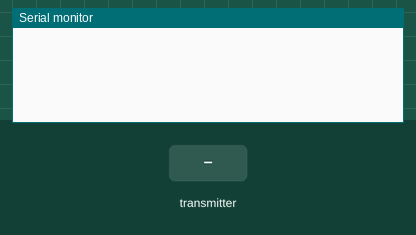
The sketch below on a simulated ESP32. Shown: the last lines printed to the serial monitor. The test bench sets the inputs (shaded band). A WiFi scan finds three made-up networks.

Above: at 6.2 s.
6.3 s: the transmitter starts sending id = 0
At 6.61 s:
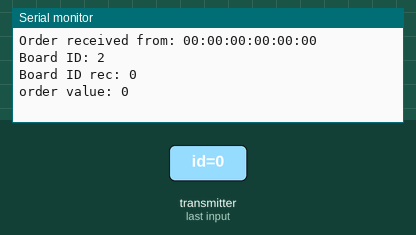
7.8 s: the transmitter starts sending order = 1024
At 8.11 s:
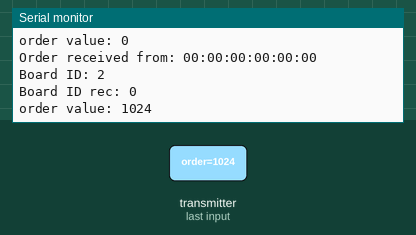
9.3 s: the transmitter starts sending id = 1
10.8 s: the transmitter starts sending order = 2048
At 11.11 s:
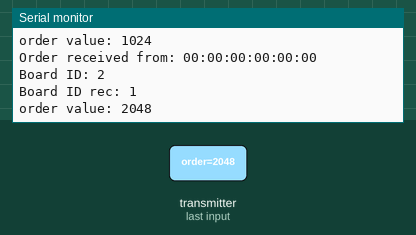
Timing chart, 0 to 13.3 s (numbered marks = the images above; inputs shaded):
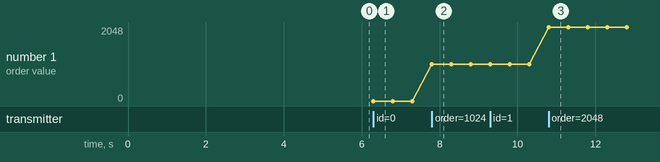

Measured:
- after the input at 6.3 s, the serial monitor: prints a new line at once (image 1)
- after the input at 7.8 s, the serial monitor: prints a new line at once (image 2)
- after the input at 10.8 s, the serial monitor: prints a new line at once (image 3)
- plotted number 1: 0 → 1024 after the input at 7.8 s, 1024 → 2048 after the input at 10.8 s

The sketch:

pata_2.ino
```cpp
// PLACA 2
#include <esp_now.h>
#include <esp_wifi.h>
#include <WiFi.h>
//#include "MPU9250.h"
// SE MODIFICÓ LA LIBRERÍA PARA QUE FUNCIONÉ A 16G -
// LÍNEA 23 - Se modificó el hexadecimal para coincidir con el número binario 11000 - AFS_SEL =3 - writeMPU6050(MPU6050_ACCEL_CONFIG, 0x18);
// LÍNEA 127, 128 Y 129 - Se modificó valor de LSB SENSITIVITY a 2048 para coincidir con 16g
#include <MPU6050_tockn.h>

/////////////////////////////////
//////    COM 7 - Juan     //////
//////    COM 5 - Fede     //////
/////////////////////////////////

// Set your Board ID (ESP32 Sender #1 = BOARD_ID 1, ESP32 Sender #2 = BOARD_ID 2, etc)
#define BOARD_ID 2

// MAC Address of the receiver
uint8_t broadcastAddress[] = {0x84, 0xCC, 0xA8, 0x60, 0x0A, 0xC0};
// an MPU9250 object with the MPU-9250 sensor on I2C bus 0 with address 0x68 // 84:CC:A8:60:0A:C0
// MPU9250 IMU(Wire, 0x68);
MPU6050 mpu6050(Wire, 0.16, 0.98);

// Structure example to send data
// Must match the receiver structure
typedef struct struct_message
{
  int id;
  float ax;
  float ay;
  float az;
  float gx;
  float gy;
  float gz;
  float mx;
  float my;
  float mz;
  int tiempo;
} struct_message;

typedef struct struct_order
{
  int id;    // id de la placa que recibe
  int order; // tipo  de accion

} struct_order;

// Create a struct_message called myData
struct_message myData;
struct_order incomingReadings;

// Variables Globales

int order;
int status;
int entrenamiento_milis;

unsigned long previousMillis = 0;
const long interval = 26; // Interval at which to publish sensor readings

// Insert your SSID
// constexpr char WIFI_SSID[] = "ESP_0D06AA1";
// constexpr char WIFI_SSID[] = "EscaladaZ";
// constexpr char WIFI_SSID[] = "Antel46d6d-2.4GHz";
// constexpr char WIFI_SSID[] = "Pruebas";
// constexpr char WIFI_SSID[] = "juan93";
constexpr char WIFI_SSID[] = "dressagement";

int32_t getWiFiChannel(const char *ssid)
{
  if (int32_t n = WiFi.scanNetworks())
  {
    for (uint8_t i = 0; i < n; i++)
    {
      if (!strcmp(ssid, WiFi.SSID(i).c_str()))
      {
        return WiFi.channel(i);
      }
    }
  }
  return 0;
}

// callback when data is sent
void OnDataSent(const uint8_t *mac_addr, esp_now_send_status_t status)
{
  Serial.print("\r\nLast Packet Send Status:\t");
  Serial.println(status == ESP_NOW_SEND_SUCCESS ? "Delivery Success" : "Delivery Fail");
}

// callback function that will be executed when data is received
void OnDataRecv(const uint8_t *mac_addr, const uint8_t *incomingData, int len)
{
  // Copies the sender mac address to a string
  char macStr[18];
  Serial.print("Order received from: ");
  snprintf(macStr, sizeof(macStr), "%02x:%02x:%02x:%02x:%02x:%02x",
           mac_addr[0], mac_addr[1], mac_addr[2], mac_addr[3], mac_addr[4], mac_addr[5]);
  Serial.println(macStr);
  memcpy(&incomingReadings, incomingData, sizeof(incomingReadings));

  if (BOARD_ID == incomingReadings.id)
  {
    order = incomingReadings.order;
    if (order == 1)
    {
      entrenamiento_milis = millis();
    }
  }
  Serial.printf("Board ID: %d \n", BOARD_ID);
  Serial.printf("Board ID rec: %d \n", incomingReadings.id);
  Serial.printf("order value: %d \n", incomingReadings.order);
  Serial.println();
}

void setup()
{

  // Accion inicial
  order = 0;

  // Init Serial Monitor
  Serial.begin(115200);

  // status = IMU.begin();

  Wire.begin();
  mpu6050.begin();
  mpu6050.calcGyroOffsets(true); /*if (status < 0)

  /*if (status < 0)
  {
    Serial.println("IMU initialization unsuccessful");
    Serial.println("Check IMU wiring or try cycling power");
    Serial.print("Status: ");
    //Serial.println(status);
    while (1)
    {
    }
  }*/

  // WiFi.disconnect();

  // Set device as a Wi-Fi Station and set channel
  WiFi.mode(WIFI_STA);

  int32_t channel = getWiFiChannel(WIFI_SSID);

  WiFi.printDiag(Serial); // Uncomment to verify channel number before
  esp_wifi_set_promiscuous(true);
  esp_wifi_set_channel(channel, WIFI_SECOND_CHAN_NONE);
  esp_wifi_set_promiscuous(false);
  WiFi.printDiag(Serial); // Uncomment to verify channel change after

  // Init ESP-NOW
  if (esp_now_init() != ESP_OK)
  {
    Serial.println("Error initializing ESP-NOW");
    return;
  }

  // Once ESPNow is successfully Init, we will register for Send CB to
  // get the status of Trasnmitted packet
  esp_now_register_send_cb(OnDataSent);

  // Once ESPNow is successfully Init, we will register for recv CB to
  // get recv packer info
  esp_now_register_recv_cb(OnDataRecv);

  // Register peer
  esp_now_peer_info_t peerInfo;
  memcpy(peerInfo.peer_addr, broadcastAddress, 6);
  peerInfo.encrypt = false;

  // Add peer
  if (esp_now_add_peer(&peerInfo) != ESP_OK)
  {
    Serial.println("Failed to add peer");
    return;
  }
}

void loop()
{

  // if action == 0 --> no hago nada no arrancamos
  // if action == 1 --> comenzar entranamiento ( y leer IMU)
  // if action == 5 --> enviar datos
  // if action == 9 --> detener entrenamiento

  if (order == 1)
  {

    // IMU.readSensor();

    // // leemos IMU y guardamos en un Buffer
    // myData.id = BOARD_ID;
    // myData.ax = IMU.getAccelX_mss();
    // myData.ay = IMU.getAccelY_mss();
    // myData.az = IMU.getAccelZ_mss();
    // myData.gx = IMU.getGyroX_rads();
    // myData.gy = IMU.getGyroY_rads();
    // myData.gz = IMU.getGyroZ_rads();
    // myData.gx = IMU.getMagX_uT();
    // myData.my = IMU.getMagY_uT();
    // myData.mz = IMU.getMagZ_uT();

    // Serial.println(IMU.getAccelX_mss());

    mpu6050.update();

    // Now we'll calculate the accleration value into actual g's
    myData.ax = mpu6050.getAccX(); // get actual g value, this depends on scale being set
    myData.ay = mpu6050.getAccY();
    myData.az = mpu6050.getAccZ();

    // Calculate the gyro value into actual degrees per second
    myData.gx = mpu6050.getGyroX(); // get actual gyro value, this depends on scale being set
    myData.gy = mpu6050.getGyroY();
    myData.gz = mpu6050.getGyroZ();

    myData.id = BOARD_ID;
    // myData.ax = random(1, 8);
    // myData.ay = 200;
    // myData.az = 300;
    // myData.gx = 1000;
    // myData.gy = 2000;
    // myData.gz = 3000;
    myData.mx = 0;
    myData.my = 0;
    myData.mz = 0;
    myData.tiempo = millis() - entrenamiento_milis;
  }

  if (order == 5)
  {
    // Send message via ESP-NOW
    Serial.println("Enviando");
    esp_err_t result = esp_now_send(broadcastAddress, (uint8_t *)&myData, sizeof(myData));
    if (result == ESP_OK)
    {
      Serial.println("Sent with success");
    }
    else
    {
      Serial.println("Error sending the data");
    }

    // delay(20);
    order = 1; // para que deje de mandar y vuelva a recolectar datos
  }

  if (order == 9)
  {

    order = 0;
  }
}
```
